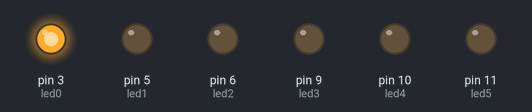
Simulated run of this sketch. Board: Arduino Uno, built with avr-gcc and run on an emulated ATmega328P. On the bench: output pins drawn as LEDs (lit = HIGH).

Above: at 0.05 s.
At 1.15 s:
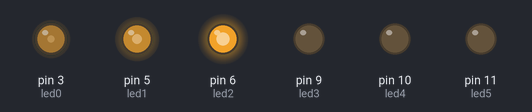
At 2.3 s:
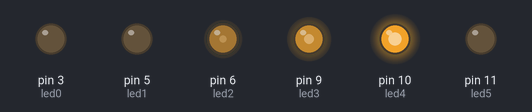
At 4.55 s:
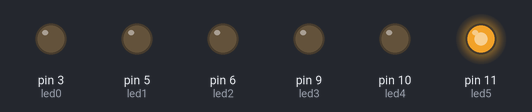
At 6.75 s:
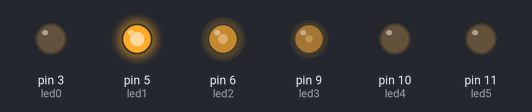
At 9.0 s:
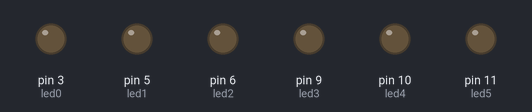
Timing chart, 0 to 11.7 s (numbered marks = the images above):
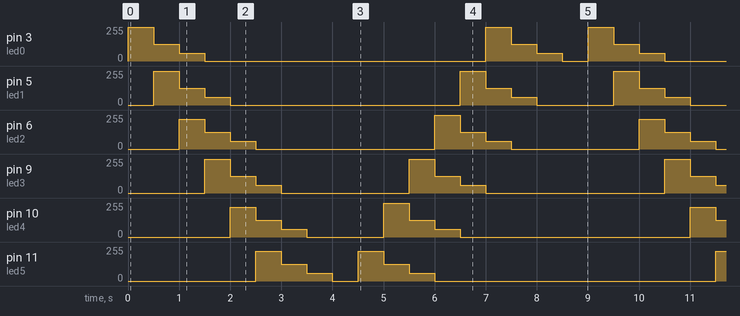

Measured:
- by itself, pin 5 (led1): repeats every 9.0 s: 125/255 0.50 s, 60/255 0.50 s, 0/255 4.5 s, 255/255 0.50 s, 125/255 0.50 s, 60/255 0.50 s, 0/255 1.5 s, 255/255 0.50 s
- by itself, pin 6 (led2): repeats every 9.0 s: 125/255 0.50 s, 60/255 0.50 s, 0/255 3.5 s, 255/255 0.50 s, 125/255 0.50 s, 60/255 0.50 s, 0/255 2.5 s, 225/255 0.50 s

The sketch:

Exercici002.ino
```cpp
/****************************************************************
 **                                                            **
 **                         Fade LEDs                          **
 **                                                            **
 **                         EXERCICI 2                         **
 **                                                            **
 **  NOM: David Casas                        DATA: 12/01/2022  **
 ***************************************************************/
 //**************************INCLUDE*****************************


 //*************************VARIABLES****************************
const byte led0 = 3;          // donar nom al pin 3 de l’Arduino
const byte led1 = 5;          // donar nom al pin 5 de l’Arduino
const byte led2 = 6;          // donar nom al pin 6 de l’Arduino
const byte led3 = 9;          // donar nom al pin 9 de l’Arduino
const byte led4 = 10;         // donar nom al pin 10 de l’Arduino
const byte led5 = 11;         // donar nom al pin 11 de l’Arduino
unsigned long velocitat = 500;         // velocitat de l'acció en ms

 //***************************SETUP******************************

void setup()
{
  pinMode(led0, OUTPUT);     // definir el pin 3 com una sortida
  pinMode(led1, OUTPUT);     // definir el pin 5 com una sortida
  pinMode(led2, OUTPUT);     // definir el pin 6 com una sortida
  pinMode(led3, OUTPUT);     // definir el pin 9 com una sortida
  pinMode(led4, OUTPUT);     // definir el pin 10 com una sortida
  pinMode(led5, OUTPUT);     // definir el pin 11 com una sortida
}

 //***************************LOOP*******************************

void loop()
{
  analogWrite(led0, 255);     // posar PWM del pin 3 a 255
  analogWrite(led1, 0);     // posar PWM del pin 5 a 0
  analogWrite(led2, 0);     // posar PWM del pin 6 a 0
  analogWrite(led3, 0);     // posar PWM del pin 9 a 0
  analogWrite(led4, 0);     // posar PWM del pin 10 a 0
  analogWrite(led5, 0);     // posar PWM del pin 11 a 0

  delay(velocitat);          // es queden leds velocitat ms en aquest estat

  analogWrite(led0, 125);     // posar PWM del pin 3 a 125
  analogWrite(led1, 255);     // posar PWM del pin 5 a 255
  analogWrite(led2, 0);     // posar PWM del pin 6 a 0
  analogWrite(led3, 0);     // posar PWM del pin 9 a 0
  analogWrite(led4, 0);     // posar PWM del pin 10 a 0
  analogWrite(led5, 0);     // posar PWM del pin 11 a 0

  delay(velocitat);          // es queden leds velocitat ms en aquest estat

  analogWrite(led0, 60);    // posar PWM del pin 3 a 60
  analogWrite(led1, 125);    // posar PWM del pin 5 a 125
  analogWrite(led2, 225);    // posar PWM del pin 6 a 225
  analogWrite(led3, 0);    // posar PWM del pin 9 a 0
  analogWrite(led4, 0);    // posar PWM del pin 10 a 0
  analogWrite(led5, 0);    // posar PWM del pin 11 a 0

  delay(velocitat);           // es queden leds velocitat ms en aquest estat

  analogWrite(led0, 0);    // posar PWM del pin 3 a 0
  analogWrite(led1, 60);    // posar PWM del pin 5 a 60
  analogWrite(led2, 125);    // posar PWM del pin 6 a 125
  analogWrite(led3, 255);    // posar PWM del pin 9 a 255
  analogWrite(led4, 0);    // posar PWM del pin 10 a 0
  analogWrite(led5, 0);    // posar PWM del pin 11 a 0

  delay(velocitat);           // es queden leds velocitat ms en aquest estat

  analogWrite(led0, 0);    // posar PWM del pin 3 a 0
  analogWrite(led1, 0);    // posar PWM del pin 5 a 0
  analogWrite(led2, 60);    // posar PWM del pin 6 a 60
  analogWrite(led3, 125);    // posar PWM del pin 9 a 125
  analogWrite(led4, 225);    // posar PWM del pin 10 a 225
  analogWrite(led5, 0);    // posar PWM del pin 11 a 0

  delay(velocitat);           // es queden leds velocitat ms en aquest estat

  analogWrite(led0, 0);     // posar PWM del pin 3 a 0
  analogWrite(led1, 0);     // posar PWM del pin 5 a 0
  analogWrite(led2, 0);     // posar PWM del pin 6 a 0
  analogWrite(led3, 60);     // posar PWM del pin 9 a 60
  analogWrite(led4, 125);     // posar PWM del pin 10 a 125
  analogWrite(led5, 225);     // posar PWM del pin 11 a 225

  delay(velocitat);          // es queden leds velocitat ms en aquest estat

  analogWrite(led0, 0);    // posar PWM del pin 3 a 0
  analogWrite(led1, 0);    // posar PWM del pin 5 a 0
  analogWrite(led2, 0);    // posar PWM del pin 6 a 0
  analogWrite(led3, 0);    // posar PWM del pin 9 a 0
  analogWrite(led4, 60);    // posar PWM del pin 10 a 60
  analogWrite(led5, 125);    // posar PWM del pin 11 a 125

  delay(velocitat);           // es queden leds velocitat ms en aquest estat

  analogWrite(led0, 0);     // posar PWM del pin 3 a 0
  analogWrite(led1, 0);     // posar PWM del pin 5 a 0
  analogWrite(led2, 0);     // posar PWM del pin 6 a 0
  analogWrite(led3, 0);     // posar PWM del pin 9 a 0
  analogWrite(led4, 0);     // posar PWM del pin 10 a 0
  analogWrite(led5, 60);     // posar PWM del pin 11 a 60

  delay(velocitat);          // es queden leds velocitat ms en aquest estat

  analogWrite(led0, 0);     // posar PWM del pin 3 a 0
  analogWrite(led1, 0);     // posar PWM del pin 5 a 0
  analogWrite(led2, 0);     // posar PWM del pin 6 a 0
  analogWrite(led3, 0);     // posar PWM del pin 9 a 0
  analogWrite(led4, 0);     // posar PWM del pin 10 a 0
  analogWrite(led5, 0);     // posar PWM del pin 11 a 0

  delay(velocitat);          // es queden leds velocitat ms en aquest estat
  analogWrite(led0, 0);     // posar PWM del pin 3 a 0
  analogWrite(led1, 0);     // posar PWM del pin 5 a 0
  analogWrite(led2, 0);     // posar PWM del pin 6 a 0
  analogWrite(led3, 0);     // posar PWM del pin 9 a 0
  analogWrite(led4, 0);     // posar PWM del pin 10 a 0
  analogWrite(led5, 225);     // posar PWM del pin 11 a 225

  delay(velocitat);          // es queden leds velocitat ms en aquest estat

  analogWrite(led0, 0);     // posar PWM del pin 3 a 0
  analogWrite(led1, 0);     // posar PWM del pin 5 a 0
  analogWrite(led2, 0);     // posar PWM del pin 6 a 0
  analogWrite(led3, 0);     // posar PWM del pin 9 a 0
  analogWrite(led4, 255);     // posar PWM del pin 10 a 255
  analogWrite(led5, 125);     // posar PWM del pin 11 a 125

  delay(velocitat);          // es queden leds velocitat ms en aquest estat

  analogWrite(led0, 0);    // posar PWM del pin 3 a 0
  analogWrite(led1, 0);    // posar PWM del pin 5 a 0
  analogWrite(led2, 0);    // posar PWM del pin 6 a 0
  analogWrite(led3, 255);    // posar PWM del pin 9 a 255
  analogWrite(led4, 125);    // posar PWM del pin 10 a 125
  analogWrite(led5, 60);    // posar PWM del pin 11 a 60

  delay(velocitat);           // es queden leds velocitat ms en aquest estat

  analogWrite(led0, 0);    // posar PWM del pin 3 a 0
  analogWrite(led1, 0);    // posar PWM del pin 5 a 0
  analogWrite(led2, 255);    // posar PWM del pin 6 a 255
  analogWrite(led3, 125);    // posar PWM del pin 9 a 125
  analogWrite(led4, 60);    // posar PWM del pin 10 a 60
  analogWrite(led5, 0);    // posar PWM del pin 11 a 0

  delay(velocitat);           // es queden leds velocitat ms en aquest estat

  analogWrite(led0, 0);    // posar PWM del pin 3 a 0
  analogWrite(led1, 255);    // posar PWM del pin 5 a 255
  analogWrite(led2, 125);    // posar PWM del pin 6 a 125
  analogWrite(led3, 60);    // posar PWM del pin 9 a 60
  analogWrite(led4, 0);    // posar PWM del pin 10 a 0
  analogWrite(led5, 0);    // posar PWM del pin 11 a 0

  delay(velocitat);           // es queden leds velocitat ms en aquest estat

  analogWrite(led0, 255);     // posar PWM del pin 3 a 255
  analogWrite(led1, 125);     // posar PWM del pin 5 a 125
  analogWrite(led2, 60);     // posar PWM del pin 6 a 60
  analogWrite(led3, 0);     // posar PWM del pin 9 a 0
  analogWrite(led4, 0);     // posar PWM del pin 10 a 0
  analogWrite(led5, 0);     // posar PWM del pin 11 a 0

  delay(velocitat);          // es queden leds velocitat ms en aquest estat

  analogWrite(led0, 125);    // posar PWM del pin 3 a 125
  analogWrite(led1, 60);    // posar PWM del pin 5 a 60
  analogWrite(led2, 0);    // posar PWM del pin 6 a 0
  analogWrite(led3, 0);    // posar PWM del pin 9 a 0
  analogWrite(led4, 0);    // posar PWM del pin 10 a 0
  analogWrite(led5, 0);    // posar PWM del pin 11 a 0

  delay(velocitat);           // es queden leds velocitat ms en aquest estat

  analogWrite(led0, 60);     // posar PWM del pin 3 a 60
  analogWrite(led1, 0);     // posar PWM del pin 5 a 0
  analogWrite(led2, 0);     // posar PWM del pin 6 a 0
  analogWrite(led3, 0);     // posar PWM del pin 9 a 0
  analogWrite(led4, 0);     // posar PWM del pin 10 a 0
  analogWrite(led5, 0);     // posar PWM del pin 11 a 0

  delay(velocitat);          // es queden leds velocitat ms en aquest estat

  analogWrite(led0, 0);     // posar PWM del pin 3 a 0
  analogWrite(led1, 0);     // posar PWM del pin 5 a 0
  analogWrite(led2, 0);     // posar PWM del pin 6 a 0
  analogWrite(led3, 0);     // posar PWM del pin 9 a 0
  analogWrite(led4, 0);     // posar PWM del pin 10 a 0
  analogWrite(led5, 0);     // posar PWM del pin 11 a 0

  delay(velocitat);          // es queden leds velocitat ms en aquest estat
}

 //*************************FUNCIONS*****************************
```
